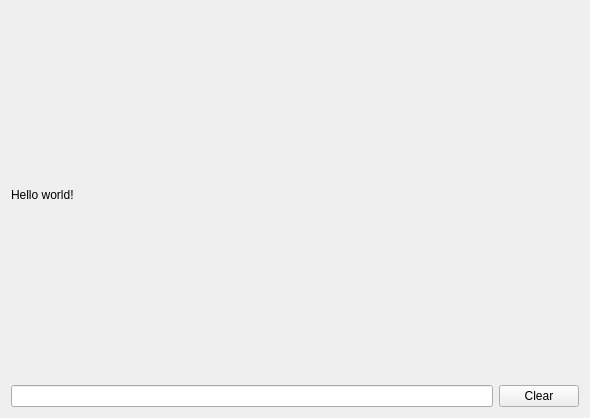
<?xml version="1.0" encoding="UTF-8"?>
<ui version="4.0">
 <class>Form</class>
 <widget class="QWidget" name="Form">
  <property name="geometry">
   <rect>
    <x>0</x>
    <y>0</y>
    <width>590</width>
    <height>418</height>
   </rect>
  </property>
  <property name="windowTitle">
   <string>Form</string>
  </property>
  <layout class="QGridLayout" name="gridLayout">
   <item row="0" column="0">
    <layout class="QVBoxLayout" name="verticalLayout">
     <item>
      <widget class="QLabel" name="label">
       <property name="text">
        <string>Hello world! </string>
       </property>
      </widget>
     </item>
     <item>
      <layout class="QHBoxLayout" name="horizontalLayout">
       <item>
        <widget class="QLineEdit" name="lineEdit"/>
       </item>
       <item>
        <widget class="QPushButton" name="pushButton">
         <property name="text">
          <string>Clear</string>
         </property>
        </widget>
       </item>
      </layout>
     </item>
    </layout>
   </item>
  </layout>
 </widget>
 <resources/>
 <connections>
  <connection>
   <sender>pushButton</sender>
   <signal>clicked()</signal>
   <receiver>label</receiver>
   <slot>clear()</slot>
   <hints>
    <hint type="sourcelabel">
     <x>463</x>
     <y>195</y>
    </hint>
    <hint type="destinationlabel">
     <x>180</x>
     <y>97</y>
    </hint>
   </hints>
  </connection>
  <connection>
   <sender>lineEdit</sender>
   <signal>textChanged(QString)</signal>
   <receiver>label</receiver>
   <slot>setText(QString)</slot>
   <hints>
    <hint type="sourcelabel">
     <x>112</x>
     <y>202</y>
    </hint>
    <hint type="destinationlabel">
     <x>145</x>
     <y>85</y>
    </hint>
   </hints>
  </connection>
  <connection>
   <sender>pushButton</sender>
   <signal>clicked()</signal>
   <receiver>lineEdit</receiver>
   <slot>clear()</slot>
   <hints>
    <hint type="sourcelabel">
     <x>433</x>
     <y>201</y>
    </hint>
    <hint type="destinationlabel">
     <x>377</x>
     <y>197</y>
    </hint>
   </hints>
  </connection>
 </connections>
</ui>
